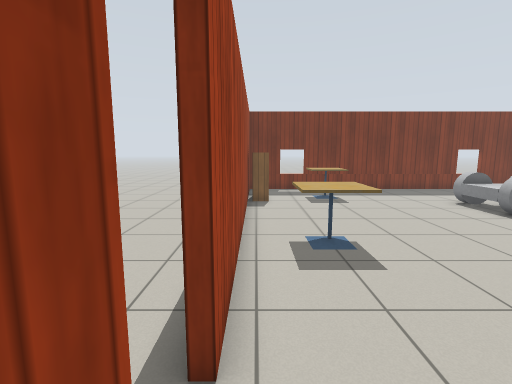
[1] (above)

16 first-person views from a walk through a Gazebo world. The camera is 1.2 m above the floor, tilts 8° down and sees 85° across. The floor is counted in squares, 0.5 m on a side. Each view is taken from the middle of a square. On the plan, view 1 faces up. The plan holds only what a view shows up to about 18 squares ahead; the rest is blank. Gazebo's built-in surfaces are drawn with simple patterns.

[2]
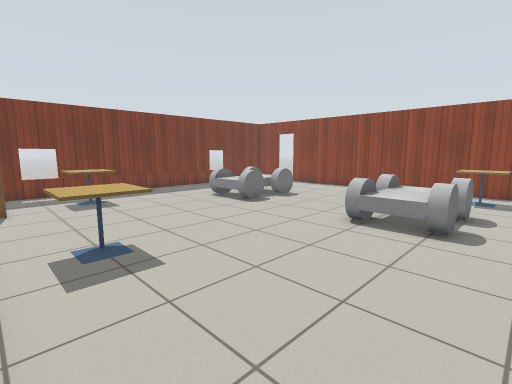

[3]
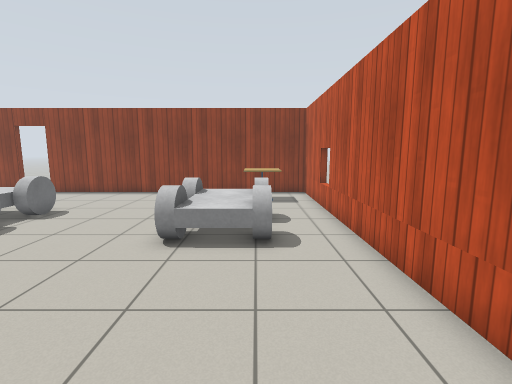

[4]
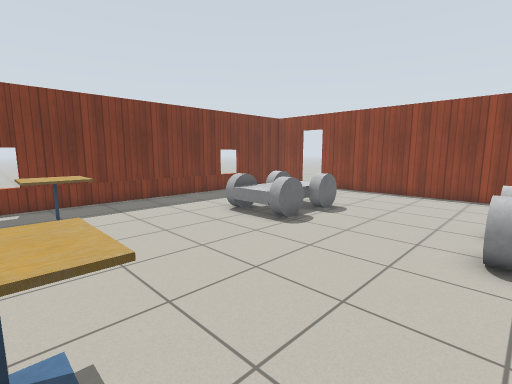

[5]
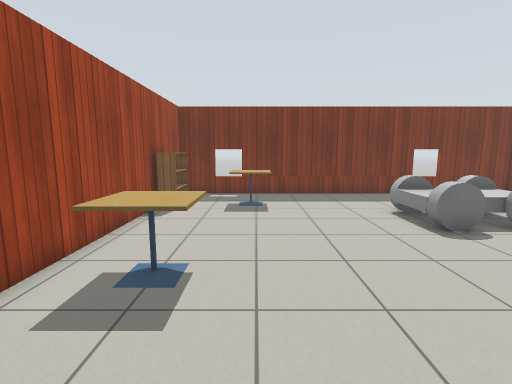

[6]
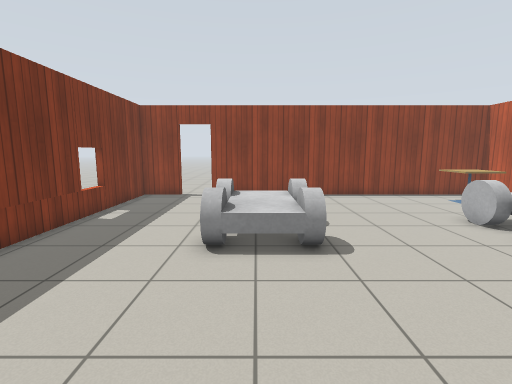

[7]
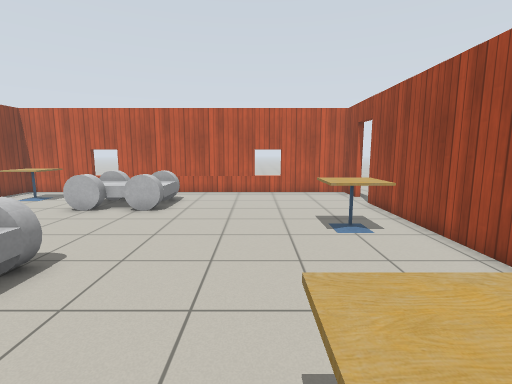

[8]
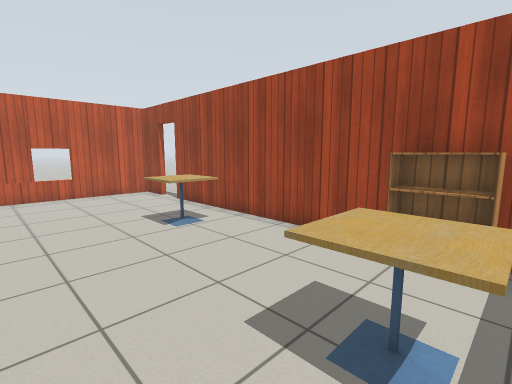

[9]
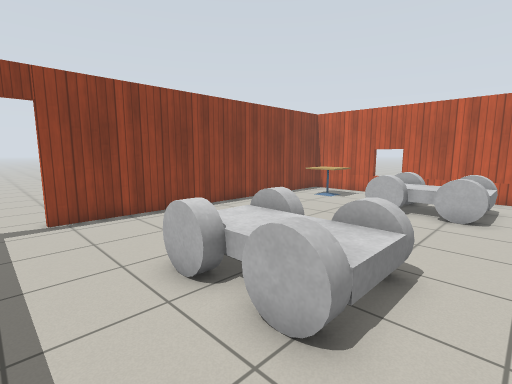

[10]
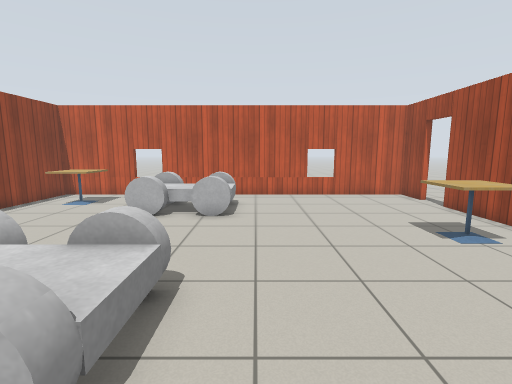

[11]
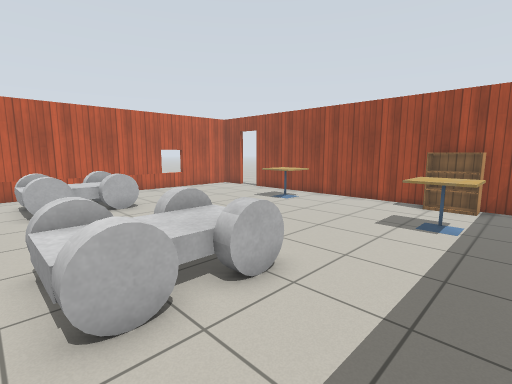

[12]
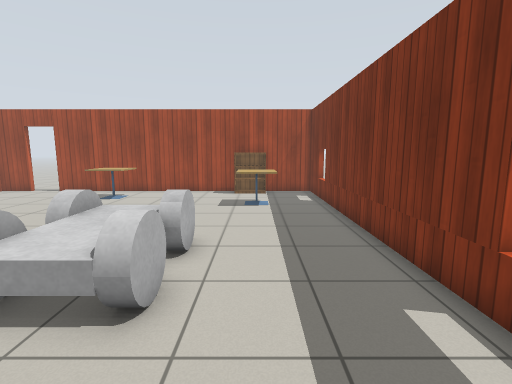

[13]
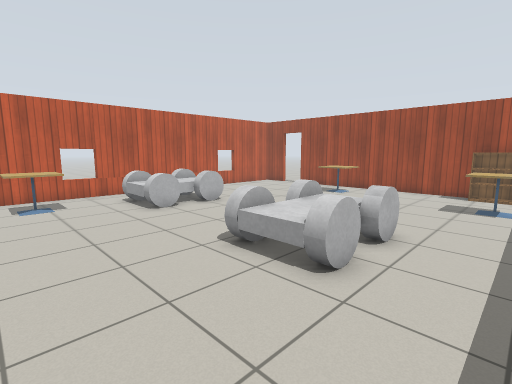

[14]
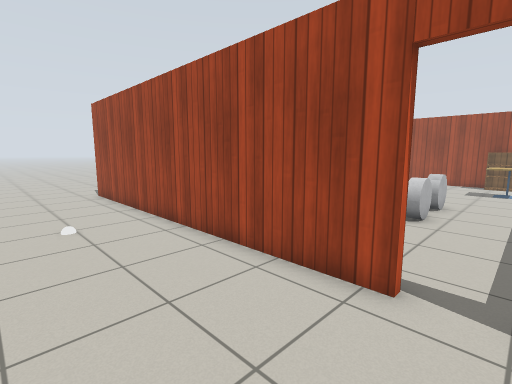

[15]
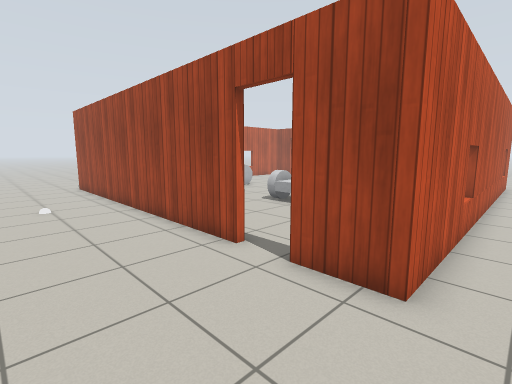

[16]
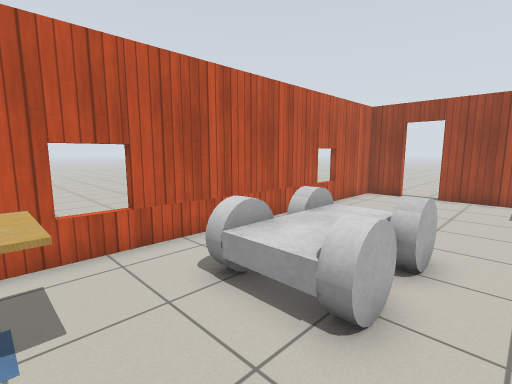

### Floor plan
Points are (right, up) in squares from view 1. A wall is a line through its corners. A room is listed if a view was taken in it or the views show most of it. See-through windows are left out.
Room 1 (views 1, 2, 3, 4, 5, 6, 7, 8, 9, 10, 11, 12, 13, 16)
walls: (19, 16.3) (19, 18.4) (-0.4, 18.4) (-0.4, 2.6); (-0.4, 0.9) (-0.4, -1) (19, -1) (19, 14.5)
ways out: open door at (-0.7, 1.7) to room 2; open door at (19, 15.5) to room 2
objects: bookshelf (0, 14) to (0, 15); cafe table (1, 7) to (3, 8); cafe table (3, 14) to (4, 16); other object (9, 2) to (13, 4); other object (10, 11) to (13, 13); cafe table (16, 1) to (17, 2)
Room 2 (views 14, 15)
walls: (19.3, 14.5) (19.3, -1.4); (-0.4, 18.7) (19.3, 18.7) (19.3, 16.3)
ways out: open door at (-0.7, 1.7) to room 1; open door at (19, 15.5) to room 1
objects: other object (22, 6)

Positions as (right, up) in squares from view 1, and headings:
1: (0, 0), facing up
2: (0, 0), facing up-right
3: (2, 2), facing right
4: (2, 4), facing up-right
5: (4, 2), facing up
6: (3, 12), facing right
7: (5, 16), facing down
8: (7, 16), facing down-left
9: (8, 16), facing down-right
10: (8, 15), facing down
11: (14, 17), facing down-left
12: (17, 15), facing left
13: (18, 16), facing down-left
14: (24, 16), facing down-left
15: (24, 20), facing down-left
16: (16, 6), facing down-left
